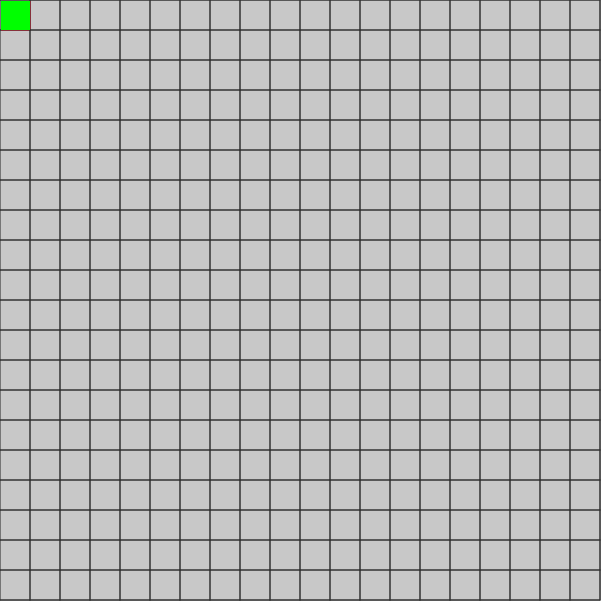
Frame 1 (no input)
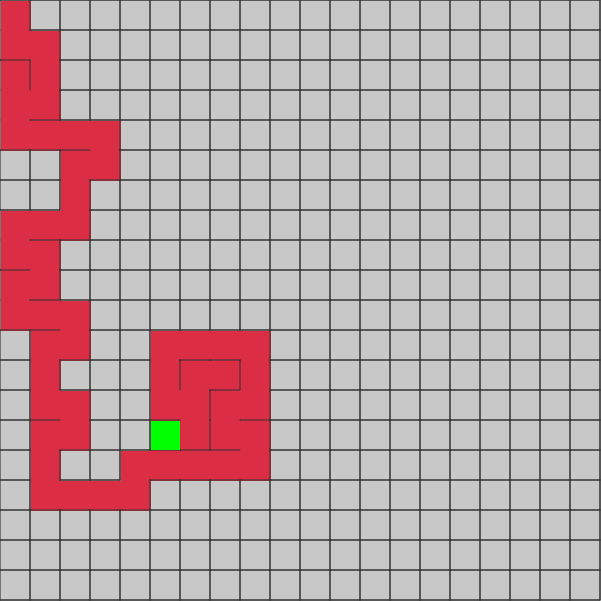
Frame 60 (no input)
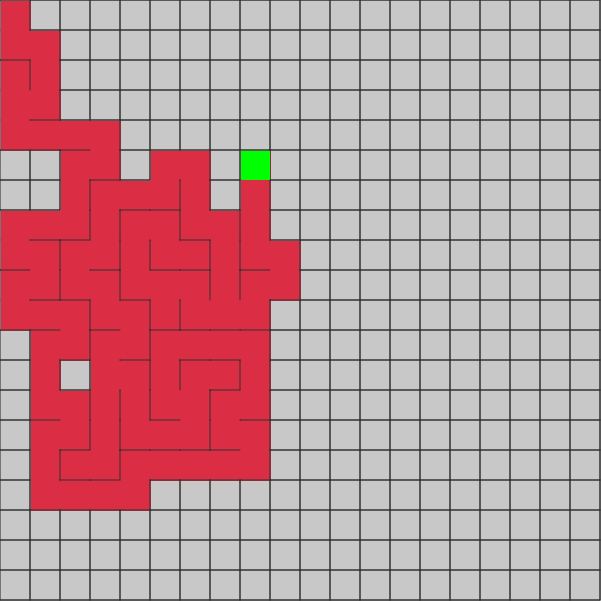
Frame 120 (the mouse pressed at the canvas centre since frame 60)

The p5.js sketch that drew these frames (run headless with seeded random() and noise() and a simulated clock; from frame 60 on, the mouse is pressed at the canvas centre):

// p5.js sketch
// ── sketch.js
var cols, rows;
var w = 30;
var grid = [];
var stack = [];
var generating = true;
var current;
var winCell;

function setup() {
	createCanvas(601, 601);
	cols = floor(width/w);
	rows = floor(height/w);
	for (var j = 0; j < rows; j++) {
		for (var i = 0; i < rows; i++) {
			var cell = new Cell(i,j);
			grid.push(cell);
		}
	}
	current = grid[0];
	winCell = grid[grid.length-1];
	current.visited = true;
}

function draw() {
	background(200);
	for (var i = 0; i < grid.length; i++) {
		grid[i].show();
	}
	if (!current) {
		generating = false;
		current = grid[0];
		alert("Steruj strzałkami aby się poruszać. Dotrzyj do niebieskiego kwadratu. POWODZENIA :D");
	}
	current.highlight(0,255,0);
	if (generating) {
		// GENERATING
		// Step 1
		var next = current.checkNeighbours();
		if (next) {
			// Step 2
			stack.push(current);
			// Step 3
			removeWalls(current,next);
			//Step 4
			current = next;
			next.visited = true;
		} else {
			current = stack.pop();
		}
	} else {
		// GAME
		if (current === winCell) {
			WinXD();
		}
		winCell.highlight(0,0,255);
		if (keyIsPressed === true) {
			switch (keyCode) {
				case UP_ARROW:
					console.log("up");
					if (current.walls[0] === false) {
						current = grid[index(current.i,current.j-1)];
					}
					break;
				case RIGHT_ARROW:
					console.log("right");
					if (current.walls[1] === false) {
						current = grid[index(current.i+1,current.j)];
					}
					break;
				case DOWN_ARROW:
					console.log("down");
					if (current.walls[2] === false) {
						current = grid[index(current.i,current.j+1)];
					}
					break;
				case LEFT_ARROW:
					console.log("left");
					if (current.walls[3] === false) {
						current = grid[index(current.i-1,current.j)];
					}
					break;
			}
		}
	}
	noFill();
	stroke(51);
	rect(0,0,600,600);
}

function removeWalls(a,b) {
	var x = a.i - b.i;
	var y = a.j - b.j;

	if (x === 1) {
		a.walls[3] = false;
		b.walls[1] = false;
	} else if (x === -1) {
		a.walls[1] = false;
		b.walls[3] = false;
	} else if (y === 1) {
		a.walls[0] = false;
		b.walls[2] = false;
	} else if (y === -1) {
		a.walls[2] = false;
		b.walls[0] = false;
	}
}

function WinXD() {
	noLoop();
	alert("Wygrałeś xD")
}







//

// ── cell.js
function index(i, j) {
  if (i < 0 || j < 0 || i > cols-1 || j > rows-1) {
    return -1;
  }
  return i + j * cols;
}

function Cell(i, j) {
	this.i = i;
	this.j = j;
  this.walls = [true, true, true, true];
  this.visited = false;

  this.highlight = function(cR,cG,cB) {
    var x = this.i * w;
		var y = this.j * w;
    noStroke();
    fill(cR,cG,cB);
    rect(x+1,y+1,w-1,w-1);
  }

  this.checkNeighbours = function() {
    var neighbours = [];
    var top    = grid[index(i    , j - 1)];
    var right  = grid[index(i + 1, j    )];
    var bottom = grid[index(i    , j + 1)];
    var left   = grid[index(i - 1, j    )];

    if (top && !top.visited) {
      neighbours.push(top);
    }
    if (right && !right.visited) {
      neighbours.push(right);
    }
    if (bottom && !bottom.visited) {
      neighbours.push(bottom);
    }
    if (left && !left.visited) {
      neighbours.push(left);
    }

    if (neighbours.length > 0) {
      var r = floor(random(0,neighbours.length));
      return neighbours[r];
    } else {
      return undefined;
    }
  }

  this.show = function() {
		var x = this.i * w;
		var y = this.j * w;
		stroke(51);

    if (this.walls[0]) {
		  line(x    , y    , x + w, y    );
    }
    if (this.walls[1]) {
		  line(x + w, y    , x + w, y + w);
    }
    if (this.walls[2]) {
		  line(x + w, y + w, x    , y + w);
    }
    if (this.walls[3]) {
		  line(x    , y + w, x    , y    );
    }

    if(this.visited) {
      noStroke();
      fill(219, 46, 69);
		  rect(x+1,y+1,w,w);
    }
	}

}
